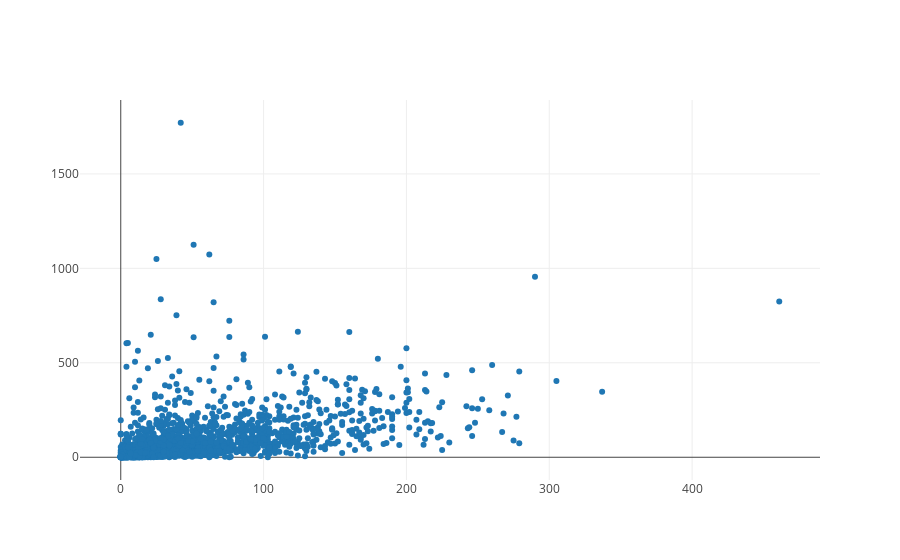

Here is the notebook cell this chart was saved with:
### Markdown cell above
> Once we have written the above code, we'll be ready to plot this data. Press shift + enter on the code below and you should see all movies in a graph.

### Code cell
from graph import plot
from plotly.offline import iplot, init_notebook_mode
init_notebook_mode(connected=True)

plot([revenues_per_budgets_trace])

### Figure 1 — Plotly figure (JSON) as saved in the notebook; plotly's stock layout.template omitted (floating-point values rounded to 4 significant figures; data arrays with more than 128 entries replaced by an {"elided": "..."} marker saying what was removed)
{"data": [{"mode": "markers", "name": "data", "text": {"elided": "1776 str values"}, "type": "scatter", "uid": "24ad02dc-d57f-11e9-ab01-ff0d74eca59d", "x": {"elided": "1776 int values"}, "y": {"elided": "1776 int values"}}], "layout": {}}
